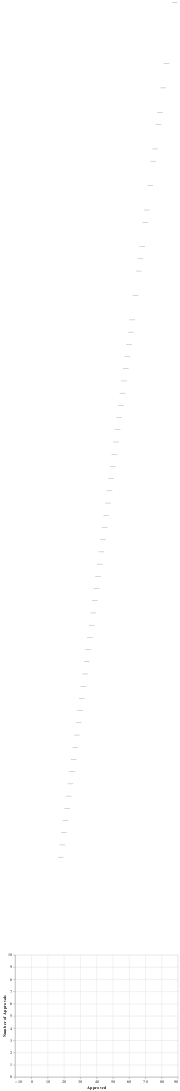

The code cell stored with this chart in its notebook:
### Markdown cell above
# Visualizations:

### Code cell
import pandas as pd
import altair as alt
bank = pd.read_csv("https://raw.githubusercontent.com/byui-cse/cse450-course/master/data/bank.csv")
bank_smp_1 = bank[bank["loan"] == "yes"]
bank_smp_1 = bank_smp_1.head(4999)
bank_smp_1_ages = bank_smp_1[["age", "loan"]]
alt.Chart(bank_smp_1_ages).mark_boxplot().encode(
  alt.X("age", title="Approved"),
  alt.Y("count(age)", title="Number of Approvals", scale = alt.Scale(domain=[0,10]))
  )

# print(bank_smp_1[["age", "loan"]])

### Figure 1 — Vega-Lite specification as saved in the notebook (floating-point values rounded to 4 significant figures; data arrays with more than 128 entries replaced by an {"elided": "..."} marker saying what was removed)
{"config": {"view": {"continuousWidth": 400, "continuousHeight": 300}}, "data": {"name": "data-e294e7f7b3692b68716024ea9e7a9f52"}, "mark": "boxplot", "encoding": {"x": {"field": "age", "title": "Approved", "type": "quantitative"}, "y": {"aggregate": "count", "field": "age", "scale": {"domain": [0, 10]}, "title": "Number of Approvals", "type": "quantitative"}}, "$schema": "https://vega.github.io/schema/vega-lite/v4.17.0.json", "datasets": {"data-e294e7f7b3692b68716024ea9e7a9f52": {"elided": "4999 records"}}}
